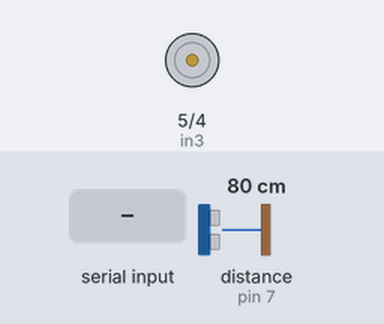
The sketch below on a simulated Arduino Uno, built with avr-gcc and run on an emulated ATmega328P. On the bench: motor-driver pin pairs drawn as motors (green arrow = first pin HIGH = forward, orange = second pin HIGH = backward, longer = more drive, scaled by the enable pin). The inputs (shaded band) are chosen by the test bench; at power-on: distance to the obstacle (sensor on pin 7) 80 cm. The echo pulse lasts 58.3 µs per cm; what the sketch prints to the serial monitor is not drawn.

Above: at 1.2 s.
1.3 s: "ON" received over Serial
3.8 s: "90,45\n" received over Serial
At 5.6 s:
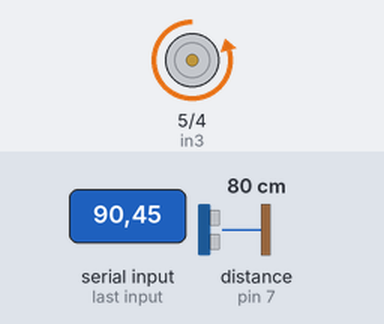
Timing chart, 0 to 7.1 s (numbered marks = the images above; inputs shaded):
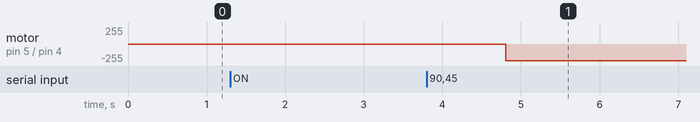

Measured:
- after the input at 3.8 s, motor on pin 5 (in3) / pin 4 (in4): stopped → backward 250/255 after 1.0 s

The sketch:

NMDKTM_CODE_MAIN.ino
```cpp
#include <Wire.h>
const int trig = 8; //Khai báo chân trig nối với chân số 8 là hằng số
const int echo = 7; //Khai báo chân echo nối với chân số 7 là hằng số
const int in3 = 5;
const int in4 = 4;
const int enb = 3;
int i;
int Status = 0;
unsigned long thoigian; //Thời gian là kiểu số nguyên
double khoangcach; //Khoảng cách là kiểu số nguyên
double Setpoint ;
double Input;
double Output;
double OutVal;
long E,E1,E2;
double a,b,g,LastOutput,ki,kp,kd;
double alpha = 0;
double beta = 0;
double gamma = 0;
long last = 0;
long timer = 0;
const int T = 25;
int x = 0;

void setup()
{
  Serial. begin (115200);
  pinMode(trig, OUTPUT); //Chân trig xuất tín hiệu
  pinMode(echo, INPUT); //Chân echo nhận tín hiệu
  pinMode (in3, OUTPUT);
  pinMode (in4, OUTPUT);
  pinMode (enb, OUTPUT);

  Setpoint = 0;

  E = 0; E1 = 0; E2 = 0;
  LastOutput = 0;
  last = millis();
  timer = millis();

}

void loop()
{
  receiveData();
  while(Status == 1)
  {
  receiveData();
  digitalWrite(trig,0); //Tắt chân trig
  delayMicroseconds(2);
  digitalWrite(trig,1); //bật chân trig để phát xung
  delayMicroseconds(10); //Xung có độ rộng là 10 microsecond
  digitalWrite(trig,0);  //Chân echo sẽ nhận xung phản xạ lại //Và đo độ rộng xung cao ở chân echo
  thoigian = pulseIn (echo, HIGH);//Tính khoảng cách đến vật thể (Đơn vị đo là cm)//Tốc độ của âm thanh trong không khí là 340 m/s, tương đương 29,412 microSeconds/cm, //Do thời gian được tính từ lúc phát tín hiệu tới khi sóng âm phản xạ lại,//vì vậy phải chia cho 2
  khoangcach = thoigian / 2 / 29.412;
              /*--------------------------------control PID--------------------------------------------------------*/
  if(millis()-last >= T)
  {
  last = millis();
  double x = 20 - khoangcach;
  if(x < 0) x = 0;
  updateKiKpKd(x);
  PIDControl();//ap tu 0v-12v
  digitalWrite (in3, LOW);
  digitalWrite (in4, HIGH);
  }
  if(millis()-timer >= 100)
  {
    timer = millis();
    Serial.print(20 - khoangcach);
  }
  delay(10);
  }
}

void receiveData(void)
{
  if(Serial.available())
  {
    String DataFromCSharp = Serial.readString();
    if(DataFromCSharp == "ON")          Status = 1;
    else if (DataFromCSharp == "OFF")   Status = 0;
    else                                Setpoint = DataFromCSharp.toInt();
  }
}

double hlt(double x, double L, double C1, double C2, double R)
{
  if(x < L)         return 0;
  else if(x < C1)   return (x-L)/(C1-L);
  else if (x < C2)  return 1;
  else if (x < R)   return (R-x)/(R-C2);
  else              return 0;
}

void updateKiKpKd(double num)
{
  double Kp[6]={0},Ki[6]={0},Kd[6]={0};
  double anlpha_dk[6] ={0};
  double h = num;
  if(h < 0) h = 0;
  if(h >= 0 && h <= 3.5)
  {
    anlpha_dk[0] = hlt(h,0,0,2,3.5);
    Kp[0] = 0.42;
    Ki[0] = 0.04;
    Kd[0] = 0;
  }
  if(h >= 2 && h <= 6)
  {
    anlpha_dk[1] = hlt(h,2,3.5,4,6);
    Kp[1] = 0.39;
    Ki[1] = 0.037;
    Kd[1] = 0;
  }
  if(h >= 4 && h <= 9)
  {
    anlpha_dk[2] = hlt(h,4,6,8,9);
    Kp[2] = 0.36;
    Ki[2] = 0.033;
    Kd[2] = 0;
  }
  if(h >= 8 && h <= 12)
  {
    anlpha_dk[3] = hlt(h,8,9,11,12);
    Kp[3] = 0.32;
    Ki[3] = 0.03;
    Kd[3] = 0;
  }
  if(h >= 11 && h <= 16)
  {
    anlpha_dk[4] = hlt(h,11,12,15,16);
    Kp[4] = 0.31;
    Ki[4] = 0.027;
    Kd[4] = 0;
  }
  if(h >= 15 && h <= 18)
  {
    anlpha_dk[5] = hlt(h,15,16,18,18);
    Kp[5] = 0.28;
    Ki[5] = 0.026;
    Kd[5] = 0;
  }
  //15,17 oke
  for(int i = 0; i < 6; i++)
  {
    if(anlpha_dk[i] != 0)
    {
      kp += anlpha_dk[i]*Kp[i];
      ki += anlpha_dk[i]*Ki[i];
      kd += anlpha_dk[i]*Kd[i];
    }
  }
}

void PIDControl(void)
{
  if(20-khoangcach < 0) E = Setpoint;
  else  E = Setpoint - (20 - khoangcach);
  alpha = 2*T*0.001*kp + ki*T*0.001*T*0.001 + 2*kd;
  beta = T*0.001*T*0.001*ki - 4*kd - 2*T*0.001*kp;
  gamma = 2*kd;
  Output = (alpha*E + beta*E1 + gamma*E2 + 2*T*0.001*LastOutput)/(2*T*0.001);
  LastOutput = Output;
  E2 = E1;
  E1 = E;
  if(Output >= 250)
  {
    Output = 250;
  }
   else if(Output < 0)
  {
    Output = 0;
  }
  if(Output > 0)  analogWrite (enb, Output);
  else            analogWrite (enb, 0);
}
```
